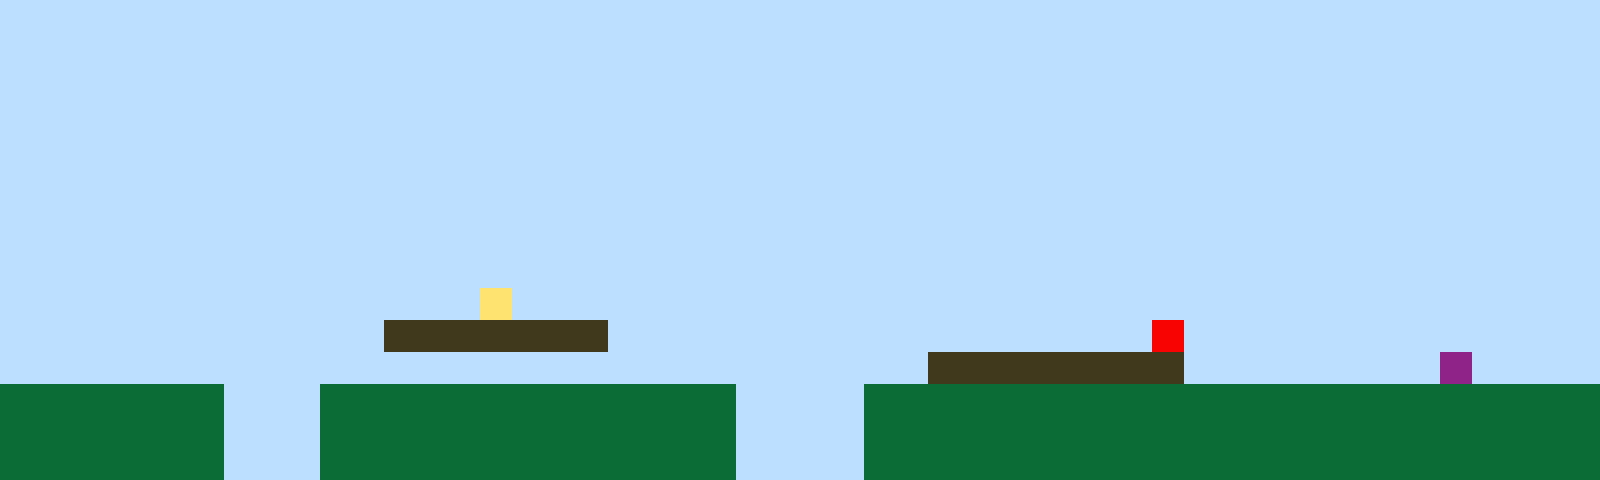

Below is a game level as drawn by its tile map, then a one-line description and the .tmx file that defines it, in full:
An orthogonal 50x15 tile map with 32x32 px tiles, 1 tile layer (Tile Layer 1).

<map version="1.10" tiledversion="1.11.2" orientation="orthogonal" renderorder="right-up" width="50" height="15" tilewidth="32" tileheight="32" infinite="0" nextlayerid="2" nextobjectid="1"><editorsettings><export target="map1.csv" format="csv" /></editorsettings><tileset firstgid="1" name="sprites" tilewidth="32" tileheight="32" tilecount="6" columns="3"><image source="sprites.png" width="96" height="64" /></tileset><layer id="1" name="Tile Layer 1" width="50" height="15"><data encoding="csv">1,1,1,1,1,1,1,1,1,1,1,1,1,1,1,1,1,1,1,1,1,1,1,1,1,1,1,1,1,1,1,1,1,1,1,1,1,1,1,1,1,1,1,1,1,1,1,1,1,1,1,1,1,1,1,1,1,1,1,1,1,1,1,1,1,1,1,1,1,1,1,1,1,1,1,1,1,1,1,1,1,1,1,1,1,1,1,1,1,1,1,1,1,1,1,1,1,1,1,1,1,1,1,1,1,1,1,1,1,1,1,1,1,1,1,1,1,1,1,1,1,1,1,1,1,1,1,1,1,1,1,1,1,1,1,1,1,1,1,1,1,1,1,1,1,1,1,1,1,1,1,1,1,1,1,1,1,1,1,1,1,1,1,1,1,1,1,1,1,1,1,1,1,1,1,1,1,1,1,1,1,1,1,1,1,1,1,1,1,1,1,1,1,1,1,1,1,1,1,1,1,1,1,1,1,1,1,1,1,1,1,1,1,1,1,1,1,1,1,1,1,1,1,1,1,1,1,1,1,1,1,1,1,1,1,1,1,1,1,1,1,1,1,1,1,1,1,1,1,1,1,1,1,1,1,1,1,1,1,1,1,1,1,1,1,1,1,1,1,1,1,1,1,1,1,1,1,1,1,1,1,1,1,1,1,1,1,1,1,1,1,1,1,1,1,1,1,1,1,1,1,1,1,1,1,1,1,1,1,1,1,1,1,1,1,1,1,1,1,1,1,1,1,1,1,1,1,1,1,1,1,1,1,1,1,1,1,1,1,1,1,1,1,1,1,1,1,1,1,1,1,1,1,1,1,1,1,1,1,1,1,1,1,1,1,1,1,1,1,1,1,1,1,1,1,1,1,1,1,1,1,1,1,1,1,1,1,1,1,1,1,1,1,1,1,1,1,1,1,1,1,1,1,1,1,1,1,1,1,1,1,1,1,1,1,1,1,1,1,1,1,1,1,1,1,1,1,1,1,1,1,1,1,1,1,1,1,1,1,1,1,1,1,1,1,1,1,1,1,1,1,1,1,1,1,1,1,1,1,1,1,1,1,1,1,4,1,1,1,1,1,1,1,1,1,1,1,1,1,1,1,1,1,1,1,1,1,1,1,1,1,1,1,1,1,1,1,1,1,1,1,1,1,1,1,1,1,1,1,1,1,1,3,3,3,3,3,3,3,1,1,1,1,1,1,1,1,1,1,1,1,1,1,1,1,1,5,1,1,1,1,1,1,1,1,1,1,1,1,1,1,1,1,1,1,1,1,1,1,1,1,1,1,1,1,1,1,1,1,1,1,1,1,1,1,1,1,1,1,3,3,3,3,3,3,3,3,1,1,1,1,1,1,1,1,6,1,1,1,1,2,2,2,2,2,2,2,1,1,1,2,2,2,2,2,2,2,2,2,2,2,2,2,1,1,1,1,2,2,2,2,2,2,2,2,2,2,2,2,2,2,2,2,2,2,2,2,2,2,2,2,2,2,2,2,2,2,1,1,1,2,2,2,2,2,2,2,2,2,2,2,2,2,1,1,1,1,2,2,2,2,2,2,2,2,2,2,2,2,2,2,2,2,2,2,2,2,2,2,2,2,2,2,2,2,2,2,1,1,1,2,2,2,2,2,2,2,2,2,2,2,2,2,1,1,1,1,2,2,2,2,2,2,2,2,2,2,2,2,2,2,2,2,2,2,2,2,2,2,2</data></layer></map>
